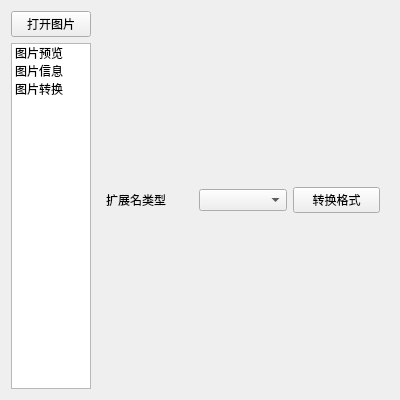
<?xml version="1.0" encoding="UTF-8"?>
<ui version="4.0">
 <class>Widget</class>
 <widget class="QWidget" name="Widget">
  <property name="geometry">
   <rect>
    <x>0</x>
    <y>0</y>
    <width>400</width>
    <height>400</height>
   </rect>
  </property>
  <property name="windowTitle">
   <string>Widget</string>
  </property>
  <layout class="QHBoxLayout" name="horizontalLayout_4" stretch="1,5">
   <item>
    <layout class="QVBoxLayout" name="verticalLayout">
     <item>
      <widget class="QPushButton" name="pushButtonOpen">
       <property name="text">
        <string>打开图片</string>
       </property>
      </widget>
     </item>
     <item>
      <widget class="QListWidget" name="listWidgetIndex">
       <item>
        <property name="text">
         <string>图片预览</string>
        </property>
       </item>
       <item>
        <property name="text">
         <string>图片信息</string>
        </property>
       </item>
       <item>
        <property name="text">
         <string>图片转换</string>
        </property>
       </item>
      </widget>
     </item>
    </layout>
   </item>
   <item>
    <widget class="QStackedWidget" name="stackedWidget">
     <property name="currentIndex">
      <number>2</number>
     </property>
     <widget class="QWidget" name="pageView">
      <layout class="QHBoxLayout" name="horizontalLayout">
       <item>
        <widget class="QScrollArea" name="scrollArea">
         <property name="widgetResizable">
          <bool>true</bool>
         </property>
         <widget class="QWidget" name="scrollAreaWidgetContents">
          <property name="geometry">
           <rect>
            <x>0</x>
            <y>0</y>
            <width>241</width>
            <height>291</height>
           </rect>
          </property>
         </widget>
        </widget>
       </item>
      </layout>
     </widget>
     <widget class="QWidget" name="pageInfo">
      <layout class="QHBoxLayout" name="horizontalLayout_2">
       <item>
        <widget class="QTextBrowser" name="textBrowserInfo"/>
       </item>
      </layout>
     </widget>
     <widget class="QWidget" name="pageConvert">
      <layout class="QHBoxLayout" name="horizontalLayout_3">
       <item>
        <widget class="QLabel" name="label">
         <property name="text">
          <string>扩展名类型</string>
         </property>
        </widget>
       </item>
       <item>
        <widget class="QComboBox" name="comboBoxExtFormat"/>
       </item>
       <item>
        <widget class="QPushButton" name="pushButtonConvert">
         <property name="text">
          <string>转换格式</string>
         </property>
        </widget>
       </item>
      </layout>
     </widget>
    </widget>
   </item>
  </layout>
 </widget>
 <resources/>
 <connections/>
</ui>
